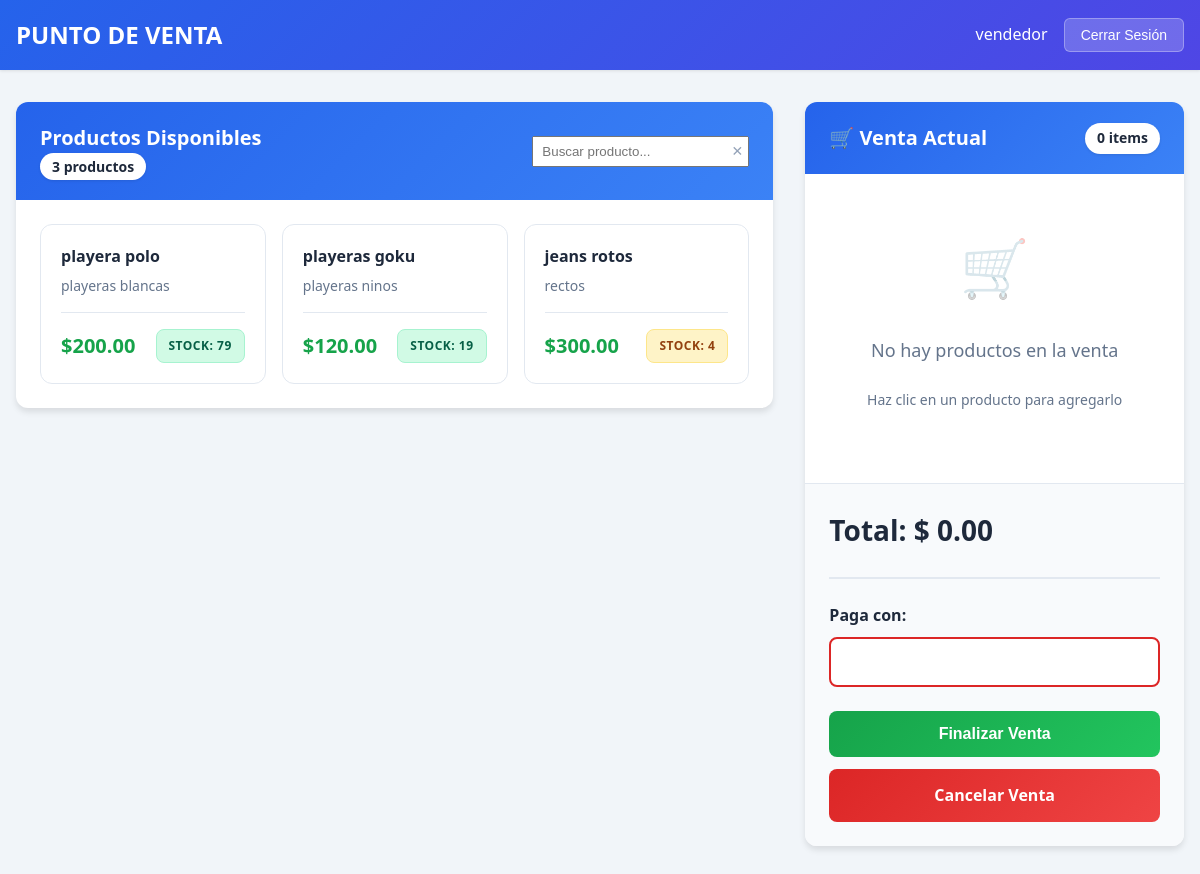
The page /ventas/ (signed in) on the database its author committed.
### usuarios/models.py (models this page shows, shortened)
class CustomUser(AbstractUser):
    ROLE_CHOICES = (
        ('admin', 'Administrador'),
        ('vendedor', 'Vendedor'),
        ('proveedor', 'Proveedor'),
        ('cliente', 'Cliente'),
    )
    rol = models.CharField(max_length=20, choices=ROLE_CHOICES, default='cliente')

### proveedores/models.py (models this page shows, shortened)
class Producto(models.Model):
    proveedor_nombre = models.CharField(max_length=100, verbose_name="Proveedor", default="")
    nombre = models.CharField(max_length=100)
    descripcion = models.TextField(default="")
    precio = models.DecimalField(max_digits=10, decimal_places=2)
    stock = models.PositiveIntegerField(default="")
    activo = models.BooleanField(default=True)
    asignado_a = models.ForeignKey(
        settings.AUTH_USER_MODEL,
        on_delete=models.SET_NULL,
        null=True,
        blank=True,
        related_name="productos_asignados"
    )
    fecha_creacion = models.DateTimeField(auto_now_add=True)

### ventas/models.py (models this page shows, shortened)
class Venta(models.Model):
    vendedor = models.ForeignKey(
        settings.AUTH_USER_MODEL,
        on_delete=models.SET_NULL,
        null=True,
        blank=True,
        related_name="ventas"
    )
    fecha_hora = models.DateTimeField(auto_now_add=True)
    total = models.DecimalField(max_digits=10, decimal_places=2, default=0)
    paga_con = models.DecimalField(max_digits=10, decimal_places=2, null=True, blank=True)
    cambio = models.DecimalField(max_digits=10, decimal_places=2, null=True, blank=True)
    completada = models.BooleanField(default=False)

### ventas/views.py (the view)
# urls.py: path('', views.punto_venta, name='punto_venta'),
@login_required
def punto_venta(request):
    termino = request.GET.get("q", "").strip()
    productos = Producto.objects.filter(
        activo=True,
        stock__gt=0,
        asignado_a=request.user
    )
    if termino:
        productos = productos.filter(
            Q(nombre__icontains=termino) |
            Q(descripcion__icontains=termino)
        )
    venta_activa = Venta.objects.filter(completada=False, vendedor=request.user).last()
    if not venta_activa:
        venta_activa = Venta.objects.create(vendedor=request.user)
    context = {
        "productos": productos,
        "venta": venta_activa,
        "detalles": venta_activa.detalles.all(),
        "termino": termino,  # 👉 para rellenar el input
    }
    return render(request, "ventas/punto_venta.html", context)

### ventas/templates/ventas/punto_venta.html (shortened to what this page needs)
{% extends 'ventas/base.html' %}
{% load static %}
{% block content %}
<div class="container">
    <div class="pos-grid">
        <div class="products-column">
            <div class="card">
                <div class="card-header products-header">
                    <div>
                        <h2>Productos Disponibles</h2>
                        <span class="badge">{{ productos.count }} productos</span>
                    </div>
                    <form method="get" class="search-form" id="product-search-form">
                        <div class="search-input-wrapper">
                            <input
                                type="text"
                                name="q"
                                id="search-input"
                                placeholder="Buscar producto..."
                                value="{{ termino }}"
                                class="search-input"
                                autocomplete="off"
                            >
                            <button type="button" class="search-clear" id="search-clear">
                                ✕
                            </button>
                        </div>
                    </form>
                </div>
                <div class="card-body">
                    {% if productos %}
                    <div class="products-grid">
                        {% for producto in productos %}
                        <div class="product-card"
                             data-name="{{ producto.nombre|lower }}"
                             data-desc="{{ producto.descripcion|default:''|lower }}">
                            {% if producto.stock > 0 %}
                            <a href="{% url 'ventas:agregar_producto' producto.id %}" class="product-link">
                                <div class="product-content">
                                    <h3>{{ producto.nombre }}</h3>
                                    <p class="product-description">
                                        {{ producto.descripcion|default:"Sin descripción"|truncatechars:40 }}
                                    </p>
                                    <div class="product-footer">
                                        <span class="product-price">${{ producto.precio|floatformat:2 }}</span>
                                        <span class="stock-badge {% if producto.stock > 10 %}in-stock{% elif producto.stock > 0 %}low-stock{% endif %}">
                                            Stock: {{ producto.stock }}
                                        </span>
                                    </div>
                                </div>
                            </a>
                            {% endif %}
                        </div>
                        {% endfor %}
                    </div>
                    {% else %}
                    <div class="empty-state">
                        <div class="empty-icon">📭</div>
                        <p>No hay productos disponibles</p>
                        <p class="small">El administrador debe asignar productos al vendedor.</p>
                    </div>
                    {% endif %}
                </div>
            </div>
        </div>
        <div class="cart-column">
            <div class="card">
                <div class="card-header">
                    <h2>🛒 Venta Actual</h2>
                    <span class="badge">{{ venta.detalles.count }} items</span>
                </div>
                <div class="card-body cart-items">
                    {% if venta.detalles.count > 0 %}
                        {% for detalle in venta.detalles.all %}
                        <div class="cart-item">
                            <div class="item-info">
                                <h4>{{ detalle.producto.nombre }}</h4>
                                <small>{{ detalle.cantidad }} x ${{ detalle.precio_unitario|floatformat:2 }}</small>
                            </div>
                            <div class="item-actions">
                                <span class="item-subtotal">${{ detalle.subtotal|floatformat:2 }}</span>
                                <a href="{% url 'ventas:eliminar_detalle' detalle.id %}"
                                   class="btn danger small"
                                   onclick="return confirm('¿Eliminar este producto de la venta?')">
                                    🗑️
                                </a>
                            </div>
                        </div>
                        {% endfor %}
                    {% else %}
                    <div class="empty-state">
                        <div class="empty-icon">🛒</div>
                        <p>No hay productos en la venta</p>
                        <p class="small">Haz clic en un producto para agregarlo</p>
                    </div>
                    {% endif %}
                </div>
                <div class="card-footer">
                    <div class="total-section">
                        <h3>Total: $
                            <span id="venta-total" data-venta-total="{{ venta.total }}">
                                {{ venta.total|floatformat:2 }}
                            </span>
                        </h3>
                    </div>
                    <form method="post" action="{% url 'ventas:finalizar_venta' venta.id %}"
                          id="pago-form" data-venta-id="{{ venta.id }}">
                        <div class="form-group">
                            <label for="paga_con">Paga con:</label>
                            <input type="number" step="0.01" min="0"
                                   class="form-control"
                                   id="paga_con"
                                   name="paga_con"
                                   required>
                        </div>
                        <div class="buttons-grid">
                            <button type="submit" class="btn success">
                                 Finalizar Venta
                            </button>
                            <a href="{% url 'ventas:cancelar_venta' venta.id %}"
                               class="btn danger"
                               onclick="return confirm('¿Cancelar venta actual? Se restaurará el stock.')">
                                 Cancelar Venta
                            </a>
                        </div>
                    </form>
                </div>
            </div>
        </div>
    </div>
</div>
{% endblock %}

### ventas/templates/ventas/base.html (shortened to what this page needs)
{% load static %}
<!DOCTYPE html>
<html lang="es">
<head>
    <link rel="stylesheet" href="{% static 'css/styles.css' %}">
</head>
<body>
    <nav class="navbar">
        <div class="nav-container">
            <a href="{% url 'ventas:punto_venta' %}" class="nav-logo">
                PUNTO DE VENTA
            </a>
            <div class="nav-user">
                <span class="user-info"> {{ user.username }}</span>
                <form method="post" action="{% url 'logout' %}" class="logout-form">
                    <button type="submit" class="logout-btn">
                        Cerrar Sesión
                    </button>
                </form>
            </div>
        </div>
    </nav>
    <main class="main-content">
        {% block content %}{% endblock %}
    </main>
</body>
</html>

### rows shown on the page
CustomUser: username "vendedor"
Producto: nombre "playera polo", descripcion "playeras blancas", precio "200.00", stock "79"
Producto: nombre "playeras goku", descripcion "playeras ninos", precio "120.00", stock "19"
Producto: nombre "jeans rotos", descripcion "rectos", precio "300.00", stock "4"
Venta: detalles.count "0", total "0.00"

### other values the page prints
{{ productos.count }} "3"
